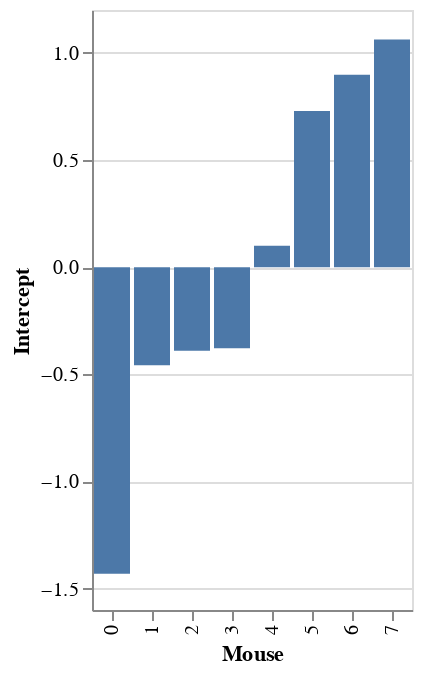

This figure's notebook cell:
### Code cell
intercepts=bw.trace.a_subject.mean(['chain','draw']).to_dataframe().reset_index()
import altair as alt 
chart1=alt.Chart(intercepts).mark_bar().encode(
    x=alt.X('a_subject_dim_0:O',title='Mouse'),
    y=alt.Y('a_subject', title='Intercept')
)
chart1

### Figure 1 — Vega-Lite specification as saved in the notebook (floating-point values rounded to 4 significant figures)
{"config": {"view": {"continuousWidth": 400, "continuousHeight": 300}}, "data": {"name": "data-50caa4156e53a0de8ae711f675810946"}, "mark": "bar", "encoding": {"x": {"type": "ordinal", "field": "a_subject_dim_0", "title": "Mouse"}, "y": {"type": "quantitative", "field": "a_subject", "title": "Intercept"}}, "$schema": "https://vega.github.io/schema/vega-lite/v4.8.1.json", "datasets": {"data-50caa4156e53a0de8ae711f675810946": [{"a_subject_dim_0": 0, "a_subject": -1.431}, {"a_subject_dim_0": 1, "a_subject": -0.4577}, {"a_subject_dim_0": 2, "a_subject": -0.3904}, {"a_subject_dim_0": 3, "a_subject": -0.3782}, {"a_subject_dim_0": 4, "a_subject": 0.09929}, {"a_subject_dim_0": 5, "a_subject": 0.7284}, {"a_subject_dim_0": 6, "a_subject": 0.8973}, {"a_subject_dim_0": 7, "a_subject": 1.063}]}}
